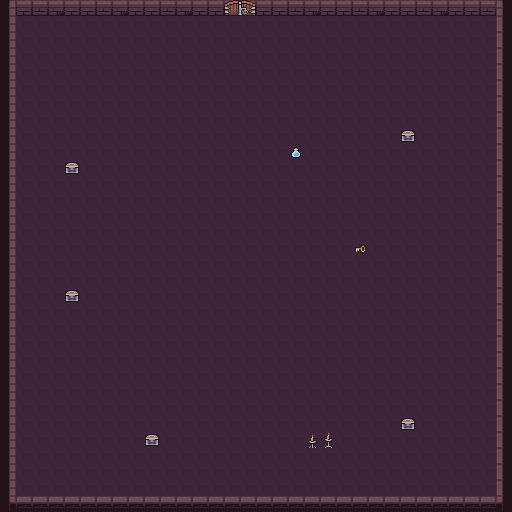

The image is a tile-based game level rendered from a .tmx file. Its description and complete source (layers, tilesets, objects, tile grids) follow:
An orthogonal 32x32 tile map with 16x16 px tiles, 2 tile layers (Tile Layer 1, Obstacles).

<map version="1.5" tiledversion="1.7.0" orientation="orthogonal" renderorder="right-down" width="32" height="32" tilewidth="16" tileheight="16" infinite="0" nextlayerid="3" nextobjectid="1">
 <tileset firstgid="1" source="Dungeon_Tileset.tsx" />
 <layer id="1" name="Tile Layer 1" width="32" height="32">
  <data encoding="csv">
1,2,3,4,5,2,3,4,5,2,3,4,5,2,3,4,5,2,3,4,5,2,3,4,5,2,3,4,5,2,3,6,
21,23,23,23,23,23,23,23,23,23,23,23,23,23,23,23,23,23,23,23,23,23,23,23,23,23,23,23,23,23,23,16,
21,23,23,23,23,23,23,23,23,23,23,23,23,23,23,23,23,23,23,23,23,23,23,23,23,23,23,23,23,23,23,16,
21,23,23,23,23,23,23,23,23,23,23,23,23,23,23,23,23,23,23,23,23,23,23,23,23,23,23,23,23,23,23,16,
21,23,23,23,23,23,23,23,23,23,23,23,23,23,23,23,23,23,23,23,23,23,23,23,23,23,23,23,23,23,23,16,
21,23,23,23,23,23,23,23,23,23,23,23,23,23,23,23,23,23,23,23,23,23,23,23,23,23,23,23,23,23,23,16,
21,23,23,23,23,23,23,23,23,23,23,23,23,23,23,23,23,23,23,23,23,23,23,23,23,23,23,23,23,23,23,16,
21,23,23,23,23,23,23,23,23,23,23,23,23,23,23,23,23,23,23,23,23,23,23,23,23,23,23,23,23,23,23,16,
21,23,23,23,23,23,23,23,23,23,23,23,23,23,23,23,23,23,23,23,23,23,23,23,23,23,23,23,23,23,23,16,
21,23,23,23,23,23,23,23,23,23,23,23,23,23,23,23,23,23,23,23,23,23,23,23,23,23,23,23,23,23,23,16,
21,23,23,23,23,23,23,23,23,23,23,23,23,23,23,23,23,23,23,23,23,23,23,23,23,23,23,23,23,23,23,16,
21,23,23,23,23,23,23,23,23,23,23,23,23,23,23,23,23,23,23,23,23,23,23,23,23,23,23,23,23,23,23,16,
21,23,23,23,23,23,23,23,23,23,23,23,23,23,23,23,23,23,23,23,23,23,23,23,23,23,23,23,23,23,23,16,
21,23,23,23,23,23,23,23,23,23,23,23,23,23,23,23,23,23,23,23,23,23,23,23,23,23,23,23,23,23,23,16,
21,23,23,23,23,23,23,23,23,23,23,23,23,23,23,23,23,23,23,23,23,23,23,23,23,23,23,23,23,23,23,16,
21,23,23,23,23,23,23,23,23,23,23,23,23,23,23,23,23,23,23,23,23,23,23,23,23,23,23,23,23,23,23,16,
21,23,23,23,23,23,23,23,23,23,23,23,23,23,23,23,23,23,23,23,23,23,23,23,23,23,23,23,23,23,23,16,
21,23,23,23,23,23,23,23,23,23,23,23,23,23,23,23,23,23,23,23,23,23,23,23,23,23,23,23,23,23,23,16,
21,23,23,23,23,23,23,23,23,23,23,23,23,23,23,23,23,23,23,23,23,23,23,23,23,23,23,23,23,23,23,16,
21,23,23,23,23,23,23,23,23,23,23,23,23,23,23,23,23,23,23,23,23,23,23,23,23,23,23,23,23,23,23,16,
21,23,23,23,23,23,23,23,23,23,23,23,23,23,23,23,23,23,23,23,23,23,23,23,23,23,23,23,23,23,23,16,
21,23,23,23,23,23,23,23,23,23,23,23,23,23,23,23,23,23,23,23,23,23,23,23,23,23,23,23,23,23,23,16,
21,23,23,23,23,23,23,23,23,23,23,23,23,23,23,23,23,23,23,23,23,23,23,23,23,23,23,23,23,23,23,16,
21,23,23,23,23,23,23,23,23,23,23,23,23,23,23,23,23,23,23,23,23,23,23,23,23,23,23,23,23,23,23,16,
21,23,23,23,23,23,23,23,23,23,23,23,23,23,23,23,23,23,23,23,23,23,23,23,23,23,23,23,23,23,23,16,
21,23,23,23,23,23,23,23,23,23,23,23,23,23,23,23,23,23,23,23,23,23,23,23,23,23,23,23,23,23,23,16,
21,23,23,23,23,23,23,23,23,23,23,23,23,23,23,23,23,23,23,23,23,23,23,23,23,23,23,23,23,23,23,16,
21,23,23,23,23,23,23,23,23,23,23,23,23,23,23,23,23,23,23,23,23,23,23,23,23,23,23,23,23,23,23,16,
21,23,23,23,23,23,23,23,23,23,23,23,23,23,23,23,23,23,23,23,23,23,23,23,23,23,23,23,23,23,23,16,
21,23,23,23,23,23,23,23,23,23,23,23,23,23,23,23,23,23,23,23,23,23,23,23,23,23,23,23,23,23,23,16,
21,23,23,23,23,23,23,23,23,23,23,23,23,23,23,23,23,23,23,23,23,23,23,23,23,23,23,23,23,23,23,16,
41,45,45,45,45,45,45,45,45,45,45,45,45,45,45,45,45,45,45,45,45,45,45,45,45,45,45,45,45,45,45,46
</data>
 </layer>
 <layer id="2" name="Obstacles" width="32" height="32">
  <data encoding="csv">
0,0,0,0,0,0,0,0,0,0,0,0,0,0,67,68,0,0,0,0,0,0,0,0,0,0,0,0,0,0,0,0,
0,0,0,0,0,0,0,0,0,0,0,0,0,0,0,0,0,0,0,0,0,0,0,0,0,0,0,0,0,0,0,0,
0,0,0,0,0,0,0,0,0,0,0,0,0,0,0,0,0,0,0,0,0,0,0,0,0,0,0,0,0,0,0,0,
0,0,0,0,0,0,0,0,0,0,0,0,0,0,0,0,0,0,0,0,0,0,0,0,0,0,0,0,0,0,0,0,
0,0,0,0,0,0,0,0,0,0,0,0,0,0,0,0,0,0,0,0,0,0,0,0,0,0,0,0,0,0,0,0,
0,0,0,0,0,0,0,0,0,0,0,0,0,0,0,0,0,0,0,0,0,0,0,0,0,0,0,0,0,0,0,0,
0,0,0,0,0,0,0,0,0,0,0,0,0,0,0,0,0,0,0,0,0,0,0,0,0,0,0,0,0,0,0,0,
0,0,0,0,0,0,0,0,0,0,0,0,0,0,0,0,0,0,0,0,0,0,0,0,0,0,0,0,0,0,0,0,
0,0,0,0,0,0,0,0,0,0,0,0,0,0,0,0,0,0,0,0,0,0,0,0,0,85,0,0,0,0,0,0,
0,0,0,0,0,0,0,0,0,0,0,0,0,0,0,0,0,0,98,0,0,0,0,0,0,0,0,0,0,0,0,0,
0,0,0,0,85,0,0,0,0,0,0,0,0,0,0,0,0,0,0,0,0,0,0,0,0,0,0,0,0,0,0,0,
0,0,0,0,0,0,0,0,0,0,0,0,0,0,0,0,0,0,0,0,0,0,0,0,0,0,0,0,0,0,0,0,
0,0,0,0,0,0,0,0,0,0,0,0,0,0,0,0,0,0,0,0,0,0,0,0,0,0,0,0,0,0,0,0,
0,0,0,0,0,0,0,0,0,0,0,0,0,0,0,0,0,0,0,0,0,0,0,0,0,0,0,0,0,0,0,0,
0,0,0,0,0,0,0,0,0,0,0,0,0,0,0,0,0,0,0,0,0,0,0,0,0,0,0,0,0,0,0,0,
0,0,0,0,0,0,0,0,0,0,0,0,0,0,0,0,0,0,0,0,0,0,100,0,0,0,0,0,0,0,0,0,
0,0,0,0,0,0,0,0,0,0,0,0,0,0,0,0,0,0,0,0,0,0,0,0,0,0,0,0,0,0,0,0,
0,0,0,0,0,0,0,0,0,0,0,0,0,0,0,0,0,0,0,0,0,0,0,0,0,0,0,0,0,0,0,0,
0,0,0,0,85,0,0,0,0,0,0,0,0,0,0,0,0,0,0,0,0,0,0,0,0,0,0,0,0,0,0,0,
0,0,0,0,0,0,0,0,0,0,0,0,0,0,0,0,0,0,0,0,0,0,0,0,0,0,0,0,0,0,0,0,
0,0,0,0,0,0,0,0,0,0,0,0,0,0,0,0,0,0,0,0,0,0,0,0,0,0,0,0,0,0,0,0,
0,0,0,0,0,0,0,0,0,0,0,0,0,0,0,0,0,0,0,0,0,0,0,0,0,0,0,0,0,0,0,0,
0,0,0,0,0,0,0,0,0,0,0,0,0,0,0,0,0,0,0,0,0,0,0,0,0,0,0,0,0,0,0,0,
0,0,0,0,0,0,0,0,0,0,0,0,0,0,0,0,0,0,0,0,0,0,0,0,0,0,0,0,0,0,0,0,
0,0,0,0,0,0,0,0,0,0,0,0,0,0,0,0,0,0,0,0,0,0,0,0,0,0,0,0,0,0,0,0,
0,0,0,0,0,0,0,0,0,0,0,0,0,0,0,0,0,0,0,0,0,0,0,0,0,0,0,0,0,0,0,0,
0,0,0,0,0,0,0,0,0,0,0,0,0,0,0,0,0,0,0,0,0,0,0,0,0,85,0,0,0,0,0,0,
0,0,0,0,0,0,0,0,0,85,0,0,0,0,0,0,0,0,0,96,94,0,0,0,0,0,0,0,0,0,0,0,
0,0,0,0,0,0,0,0,0,0,0,0,0,0,0,0,0,0,0,0,0,0,0,0,0,0,0,0,0,0,0,0,
0,0,0,0,0,0,0,0,0,0,0,0,0,0,0,0,0,0,0,0,0,0,0,0,0,0,0,0,0,0,0,0,
0,0,0,0,0,0,0,0,0,0,0,0,0,0,0,0,0,0,0,0,0,0,0,0,0,0,0,0,0,0,0,0,
0,0,0,0,0,0,0,0,0,0,0,0,0,0,0,0,0,0,0,0,0,0,0,0,0,0,0,0,0,0,0,0
</data>
 </layer>
</map>
